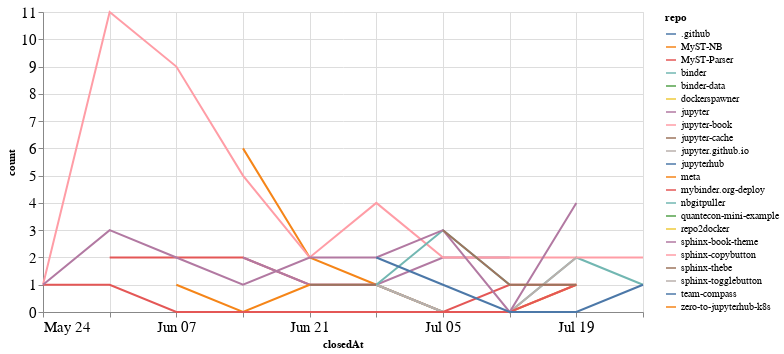

Notebook source saved alongside this figure:
### Code cell
closed_by_time = closed_by.groupby('repo').resample('W', on='closedAt').count()['author'].reset_index()
closed_by_time = closed_by_time.rename(columns={'author': 'count'})

alt.Chart(closed_by_time, width=600).mark_line().encode(
    x='closedAt',
    y='count',
    color='repo',
    tooltip="repo"
)

### Figure 1 — Vega-Lite specification as saved in the notebook (floating-point values rounded to 4 significant figures)
{"config": {"axisLeft": {"labelFontSize": 15}, "axisBottom": {"labelFontSize": 15}}, "data": {"name": "data-06ca90e3284d26d19b02e7896c9a2c03"}, "mark": "line", "encoding": {"color": {"type": "nominal", "field": "repo"}, "tooltip": {"type": "nominal", "field": "repo"}, "x": {"type": "temporal", "field": "closedAt"}, "y": {"type": "quantitative", "field": "count"}}, "width": 600, "$schema": "https://vega.github.io/schema/vega-lite/v4.8.1.json", "datasets": {"data-06ca90e3284d26d19b02e7896c9a2c03": [{"repo": ".github", "closedAt": "2020-07-05T00:00:00", "count": 1}, {"repo": "MyST-NB", "closedAt": "2020-06-14T00:00:00", "count": 6}, {"repo": "MyST-NB", "closedAt": "2020-06-21T00:00:00", "count": 2}, {"repo": "MyST-NB", "closedAt": "2020-06-28T00:00:00", "count": 1}, {"repo": "MyST-NB", "closedAt": "2020-07-05T00:00:00", "count": 0}, {"repo": "MyST-NB", "closedAt": "2020-07-12T00:00:00", "count": 0}, {"repo": "MyST-NB", "closedAt": "2020-07-19T00:00:00", "count": 1}, {"repo": "MyST-Parser", "closedAt": "2020-05-31T00:00:00", "count": 2}, {"repo": "MyST-Parser", "closedAt": "2020-06-07T00:00:00", "count": 2}, {"repo": "MyST-Parser", "closedAt": "2020-06-14T00:00:00", "count": 2}, {"repo": "MyST-Parser", "closedAt": "2020-06-21T00:00:00", "count": 1}, {"repo": "MyST-Parser", "closedAt": "2020-06-28T00:00:00", "count": 1}, {"repo": "MyST-Parser", "closedAt": "2020-07-05T00:00:00", "count": 0}, {"repo": "MyST-Parser", "closedAt": "2020-07-12T00:00:00", "count": 1}, {"repo": "MyST-Parser", "closedAt": "2020-07-19T00:00:00", "count": 1}, {"repo": "binder", "closedAt": "2020-06-28T00:00:00", "count": 1}, {"repo": "binder", "closedAt": "2020-07-05T00:00:00", "count": 0}, {"repo": "binder", "closedAt": "2020-07-12T00:00:00", "count": 0}, {"repo": "binder", "closedAt": "2020-07-19T00:00:00", "count": 2}, {"repo": "binder", "closedAt": "2020-07-26T00:00:00", "count": 1}, {"repo": "binder-data", "closedAt": "2020-06-21T00:00:00", "count": 1}, {"repo": "dockerspawner", "closedAt": "2020-06-28T00:00:00", "count": 2}, {"repo": "jupyter", "closedAt": "2020-06-14T00:00:00", "count": 2}, {"repo": "jupyter", "closedAt": "2020-06-21T00:00:00", "count": 1}, {"repo": "jupyter", "closedAt": "2020-06-28T00:00:00", "count": 1}, {"repo": "jupyter", "closedAt": "2020-07-05T00:00:00", "count": 2}, {"repo": "jupyter", "closedAt": "2020-07-12T00:00:00", "count": 2}, {"repo": "jupyter-book", "closedAt": "2020-05-24T00:00:00", "count": 1}, {"repo": "jupyter-book", "closedAt": "2020-05-31T00:00:00", "count": 11}, {"repo": "jupyter-book", "closedAt": "2020-06-07T00:00:00", "count": 9}, {"repo": "jupyter-book", "closedAt": "2020-06-14T00:00:00", "count": 5}, {"repo": "jupyter-book", "closedAt": "2020-06-21T00:00:00", "count": 2}, {"repo": "jupyter-book", "closedAt": "2020-06-28T00:00:00", "count": 4}, {"repo": "jupyter-book", "closedAt": "2020-07-05T00:00:00", "count": 2}, {"repo": "jupyter-book", "closedAt": "2020-07-12T00:00:00", "count": 2}, {"repo": "jupyter-book", "closedAt": "2020-07-19T00:00:00", "count": 2}, {"repo": "jupyter-book", "closedAt": "2020-07-26T00:00:00", "count": 2}, {"repo": "jupyter-cache", "closedAt": "2020-06-21T00:00:00", "count": 1}, {"repo": "jupyter-cache", "closedAt": "2020-06-28T00:00:00", "count": 1}, {"repo": "jupyter.github.io", "closedAt": "2020-06-28T00:00:00", "count": 1}, {"repo": "jupyter.github.io", "closedAt": "2020-07-05T00:00:00", "count": 0}, {"repo": "jupyter.github.io", "closedAt": "2020-07-12T00:00:00", "count": 0}, {"repo": "jupyter.github.io", "closedAt": "2020-07-19T00:00:00", "count": 2}, {"repo": "jupyterhub", "closedAt": "2020-07-12T00:00:00", "count": 1}, {"repo": "meta", "closedAt": "2020-06-07T00:00:00", "count": 1}, {"repo": "meta", "closedAt": "2020-06-14T00:00:00", "count": 0}, {"repo": "meta", "closedAt": "2020-06-21T00:00:00", "count": 1}, {"repo": "mybinder.org-deploy", "closedAt": "2020-05-24T00:00:00", "count": 1}, {"repo": "mybinder.org-deploy", "closedAt": "2020-05-31T00:00:00", "count": 1}, {"repo": "mybinder.org-deploy", "closedAt": "2020-06-07T00:00:00", "count": 0}, {"repo": "mybinder.org-deploy", "closedAt": "2020-06-14T00:00:00", "count": 0}, {"repo": "mybinder.org-deploy", "closedAt": "2020-06-21T00:00:00", "count": 0}, {"repo": "mybinder.org-deploy", "closedAt": "2020-06-28T00:00:00", "count": 0}, {"repo": "mybinder.org-deploy", "closedAt": "2020-07-05T00:00:00", "count": 0}, {"repo": "mybinder.org-deploy", "closedAt": "2020-07-12T00:00:00", "count": 0}, {"repo": "mybinder.org-deploy", "closedAt": "2020-07-19T00:00:00", "count": 1}, {"repo": "nbgitpuller", "closedAt": "2020-06-28T00:00:00", "count": 1}, {"repo": "nbgitpuller", "closedAt": "2020-07-05T00:00:00", "count": 3}, {"repo": "nbgitpuller", "closedAt": "2020-07-12T00:00:00", "count": 1}, {"repo": "quantecon-mini-example", "closedAt": "2020-06-21T00:00:00", "count": 1}, {"repo": "repo2docker", "closedAt": "2020-06-14T00:00:00", "count": 1}, {"repo": "sphinx-book-theme", "closedAt": "2020-05-24T00:00:00", "count": 1}, {"repo": "sphinx-book-theme", "closedAt": "2020-05-31T00:00:00", "count": 3}, {"repo": "sphinx-book-theme", "closedAt": "2020-06-07T00:00:00", "count": 2}, {"repo": "sphinx-book-theme", "closedAt": "2020-06-14T00:00:00", "count": 1}, {"repo": "sphinx-book-theme", "closedAt": "2020-06-21T00:00:00", "count": 2}, {"repo": "sphinx-book-theme", "closedAt": "2020-06-28T00:00:00", "count": 2}, {"repo": "sphinx-book-theme", "closedAt": "2020-07-05T00:00:00", "count": 3}, {"repo": "sphinx-book-theme", "closedAt": "2020-07-12T00:00:00", "count": 0}, {"repo": "sphinx-book-theme", "closedAt": "2020-07-19T00:00:00", "count": 4}, {"repo": "sphinx-copybutton", "closedAt": "2020-06-21T00:00:00", "count": 2}, {"repo": "sphinx-thebe", "closedAt": "2020-07-05T00:00:00", "count": 3}, {"repo": "sphinx-thebe", "closedAt": "2020-07-12T00:00:00", "count": 1}, {"repo": "sphinx-thebe", "closedAt": "2020-07-19T00:00:00", "count": 1}, {"repo": "sphinx-togglebutton", "closedAt": "2020-06-14T00:00:00", "count": 1}, {"repo": "team-compass", "closedAt": "2020-06-28T00:00:00", "count": 2}, {"repo": "team-compass", "closedAt": "2020-07-05T00:00:00", "count": 1}, {"repo": "team-compass", "closedAt": "2020-07-12T00:00:00", "count": 0}, {"repo": "team-compass", "closedAt": "2020-07-19T00:00:00", "count": 0}, {"repo": "team-compass", "closedAt": "2020-07-26T00:00:00", "count": 1}, {"repo": "zero-to-jupyterhub-k8s", "closedAt": "2020-07-05T00:00:00", "count": 1}]}}
